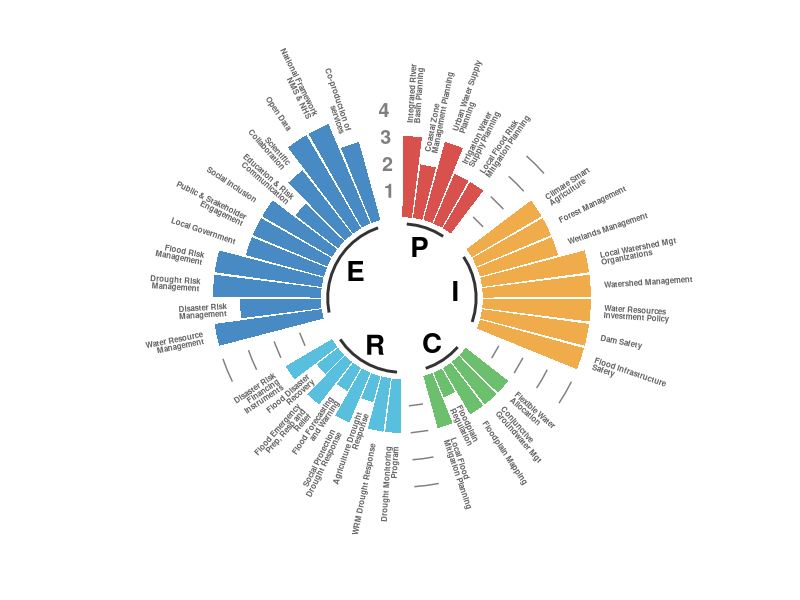
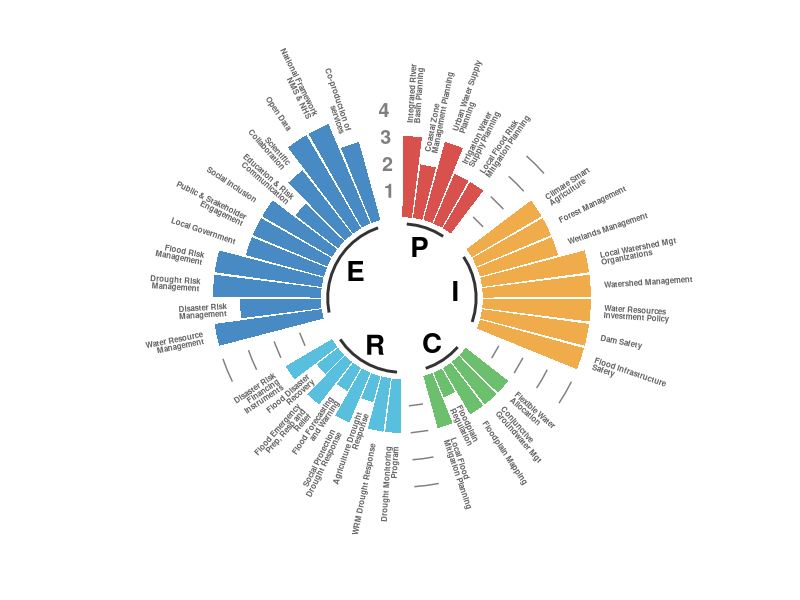

Reproduce these figures in R, in order.

# Function to create the radial plot
epicRadialPlot <- function(data, empty_bar = 2, ymin = -100, ymax = 120, label_size = 2) {

  require(scales)
  require(ggplot2)
  require(dplyr)
  require(ggsci)

  # Scale values between 20 and 80
  data <- data %>%
    mutate(group = factor(group, levels = c("P", "I", "C", "R", "E"))) %>%
    arrange(group) %>%
    mutate(value = scales::rescale(value, to=c(20,80)))

  # Set a number of 'empty bar' to add at the end of each group
  to_add <- data.frame( matrix(NA, empty_bar*nlevels(data$group), ncol(data)) )
  colnames(to_add) <- colnames(data)
  to_add$group <- rep(levels(data$group), each=empty_bar)
  data <- rbind(data, to_add)
  data <- data %>% arrange(group)
  data$id <- seq(1, nrow(data))

  # Data frame to store the labels
  label_data <- data
  number_of_bar <- nrow(label_data)
  angle <- 90 - 360 * (label_data$id-0.5) /number_of_bar
  label_data$hjust <- ifelse( angle < -90, 1, 0)
  label_data$angle <- ifelse(angle < -90, angle+180, angle)

  # Data frame to store base lines
  base_data <- data %>%
    group_by(group) %>%
    summarize(start=min(id), end=max(id) - empty_bar) %>%
    rowwise() %>%
    mutate(title=mean(c(start, end)))

  # Data frame to store grids
  grid_data <- base_data
  grid_data$end <- grid_data$end[ c( nrow(grid_data), 1:nrow(grid_data)-1)] + 1
  grid_data$start <- grid_data$start - 1
  grid_data <- grid_data[-1,]

  # Make the plot
  p <- ggplot(data, aes(x=as.factor(id), y=value, fill=group)) +

    # Set main bars
    geom_bar(aes(x=as.factor(id), y=value, fill=group), stat="identity", alpha=0.8) +

    # Set segments
    geom_segment(data=grid_data, aes(x = end, y = 80, xend = start, yend = 80),
      colour = "grey50", alpha=1, size=0.5 , inherit.aes = F) +
    geom_segment(data=grid_data, aes(x = end, y = 60, xend = start, yend = 60),
      colour = "grey50", alpha=1, size=0.5 , inherit.aes = F) +
    geom_segment(data=grid_data, aes(x = end, y = 40, xend = start, yend = 40),
      colour = "grey50", alpha=1, size=0.5 , inherit.aes = F) +
    geom_segment(data=grid_data, aes(x = end, y = 20, xend = start, yend = 20),
      colour = "grey50", alpha=1, size=0.5 , inherit.aes = F) +

    # Set yaxis scales
    annotate("text", x = rep(max(data$id),4), y = c(20, 40, 60, 80),
      label = c("1", "2", "3", "4") , color="grey50", size=5 ,
      angle=0, fontface="bold", hjust=1) +

    geom_bar(aes(x=as.factor(id), y=value, fill=group), stat="identity", alpha=0.5) +
    ylim(ymin,ymax) +
    theme_minimal() +
    theme(
      legend.position = "none",
      axis.text = element_blank(),
      axis.title = element_blank(),
      panel.grid = element_blank(),
      plot.margin = unit(rep(-1,4), "cm")
    ) +
    coord_polar() +
    geom_text(data=label_data, aes(x=id, y=value+10, label=stringr::str_wrap(individual, 20),
      lineheight = .75, hjust=hjust),
      color="black", fontface="bold",alpha=0.6, size=label_size,
      angle=label_data$angle, inherit.aes = FALSE) +

    # Add base line information
    geom_segment(data=base_data, aes(x = start, y = -5, xend = end, yend = -5),
      colour = "black", alpha=0.8, size=1 , inherit.aes = FALSE )  +

    geom_text(data=base_data, aes(x = title, y = -20, label=group),
      colour = "black", alpha=1, size=7, fontface="bold", inherit.aes = F) +

    # Fill color
    scale_fill_locuszoom()

    return(p)
}

# Load data
rawdata <- readr::read_csv("./sample_data.csv")
p <- epicRadialPlot(data = rawdata, empty_bar = 2, ymin=-60, ymax=140)
ggsave(filename = "radialplot.png", plot = p, width = 8, height = 8)
ggsave(filename = "radialplot.pdf", plot = p)
